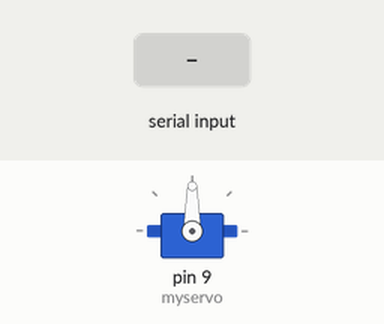
Simulated run of this sketch. Board: Arduino Uno, built with avr-gcc and run on an emulated ATmega328P. Parts: servo. Inputs (shaded band) come from the test bench.

Above: at 1.2 s.
1.3 s: "1" received over Serial
At 1.45 s:
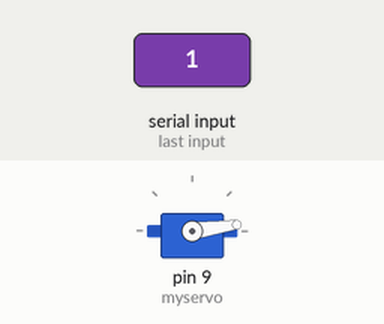
At 2.05 s:
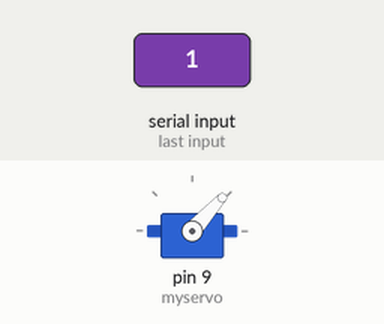
Timing chart, 0 to 10.3 s (numbered marks = the images above; inputs shaded):
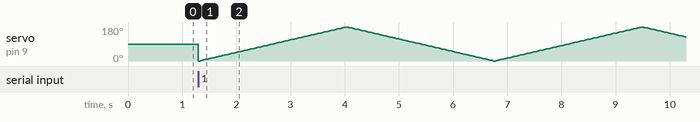

The sketch:

servo_arduino.ino
```cpp
#include <Servo.h>

Servo myservo;  // create servo object to control a servo
// twelve servo objects can be created on most boards

int pos = 0;    // variable to store the servo position
String readString;
char c;
void setup() {
  Serial.begin(9600);
  myservo.attach(9);  // attaches the servo on pin 9 to the servo object
}

void loop() {

  while (Serial.available())
  {
    if (Serial.available() > 0)
    {
     c = Serial.read();  //gets one byte from serial buffer
      //readString += c; //makes the string readString
    }
  }
  if( (c) == '1'){

    for (pos = 0; pos <= 180; pos += 1) { // goes from 0 degrees to 180 degrees
    // in steps of 1 degree
      myservo.write(pos);              // tell servo to go to position in variable 'pos'
      delay(15);                       // waits 15ms for the servo to reach the position
  }
    for (pos = 180; pos >= 0; pos -= 1) { // goes from 180 degrees to 0 degrees
      myservo.write(pos);              // tell servo to go to position in variable 'pos'
      delay(15);                       // waits 15ms for the servo to reach the position
  }
}}
```
